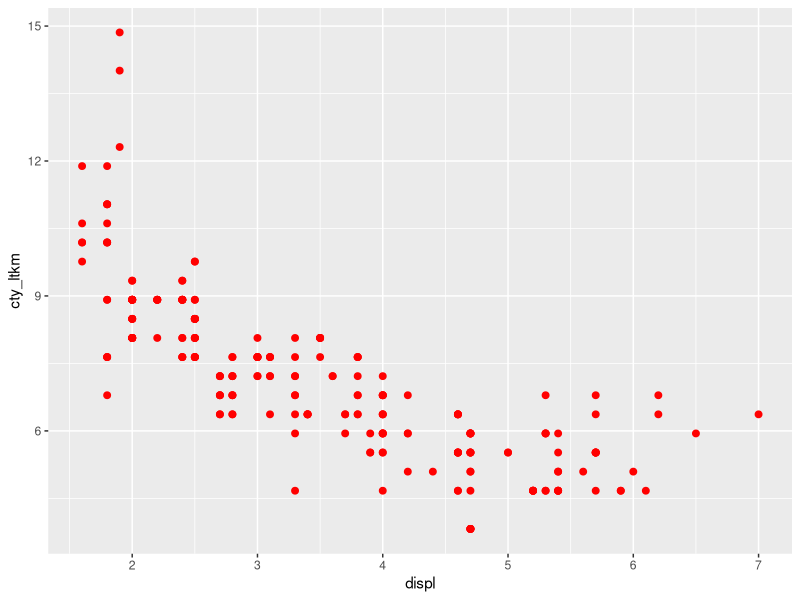
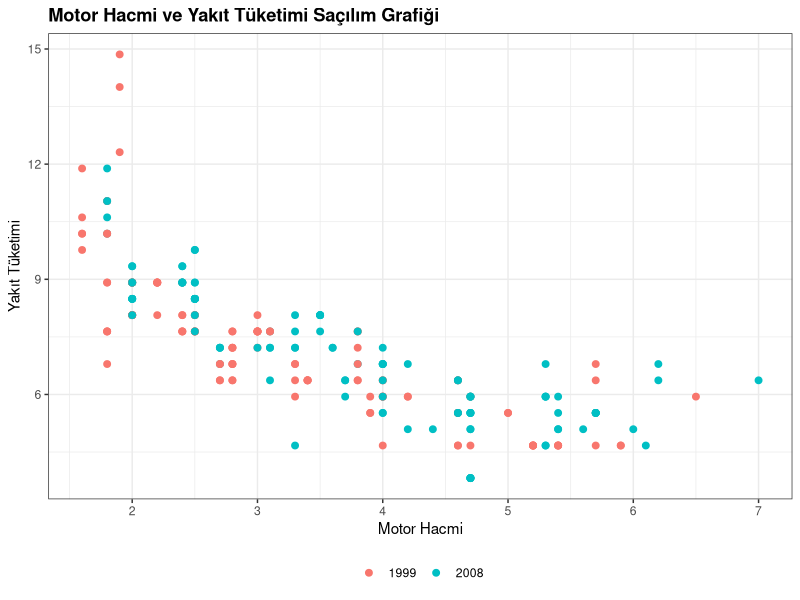
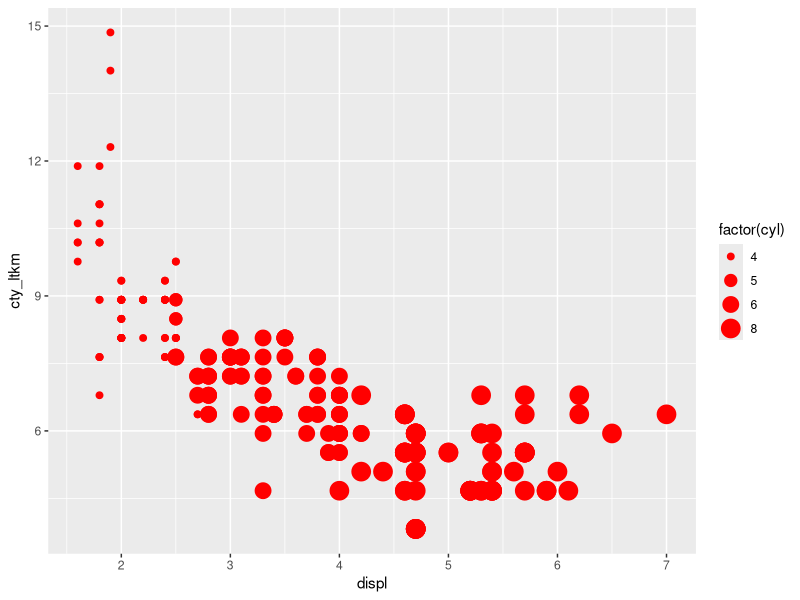
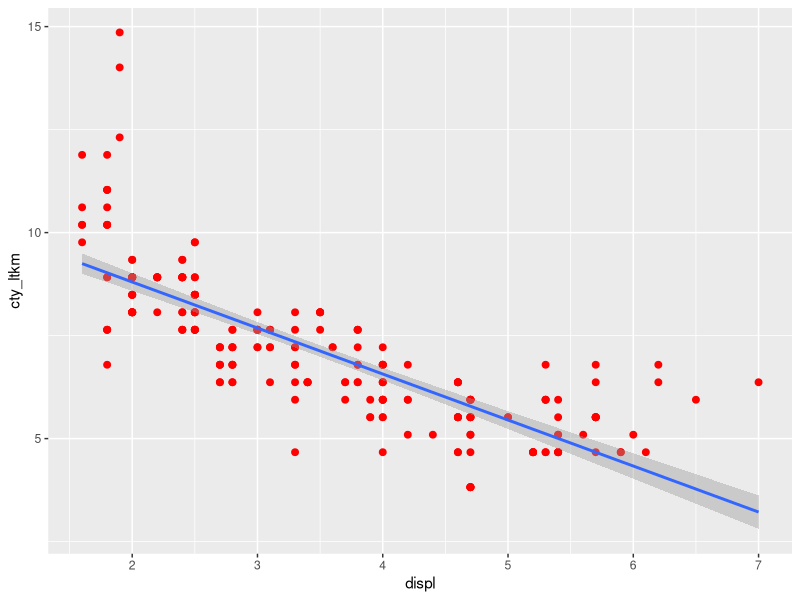
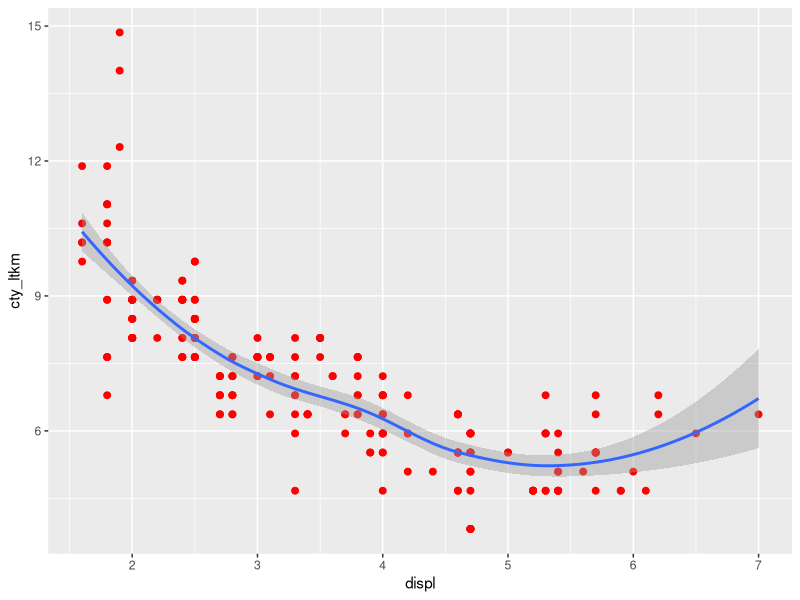
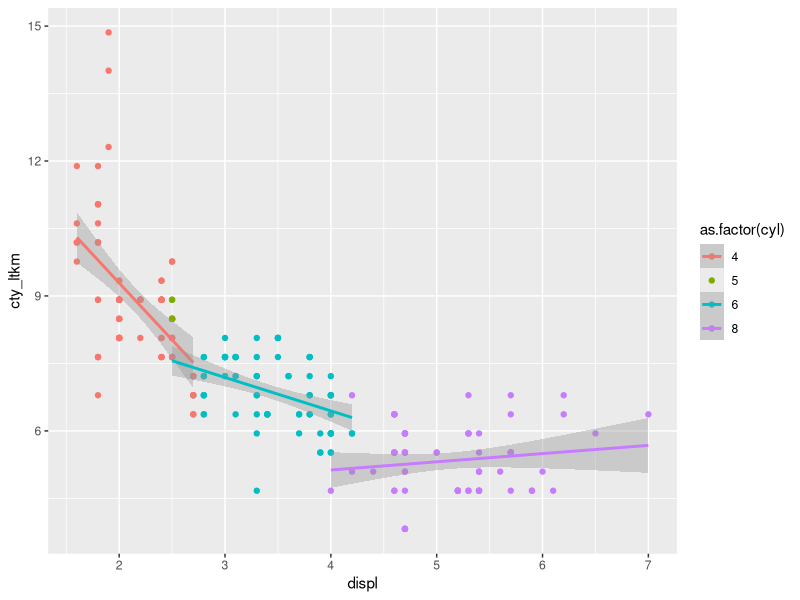
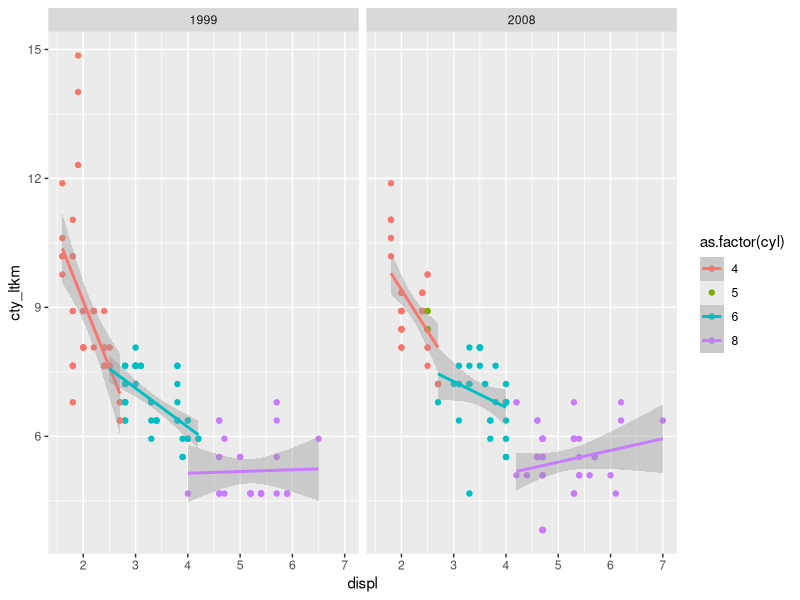
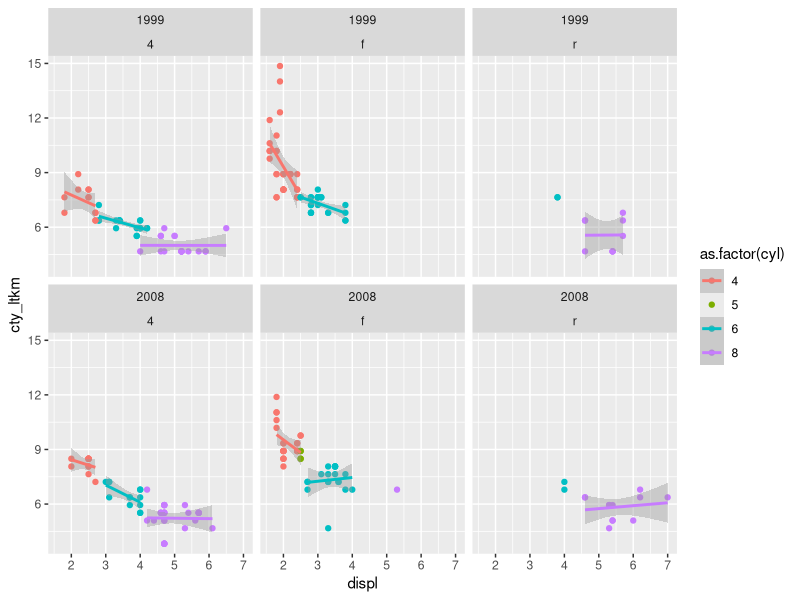

Generate these figures, in order, with R:
## ---- chunk 1

library(ggplot2)
library(dplyr)

# Bir önceki bölümde üretilen yeni değişkenleri mpg veri setine yine ekleyelim.

# litre başına km hesaplama
galonmil_to_ltkm <- function(x){
  
  km <- x * 1.609/3.79
  return(km)
}

df <- mpg
df$cty_ltkm <- galonmil_to_ltkm(df$cty)
df$hwy_ltkm <- galonmil_to_ltkm(df$hwy)

p1 <- ggplot(df,aes(x=displ,y=cty_ltkm)) +
  geom_point(size=2,color="red")
p1

# gruplar düzeyinde grafiği çizdirme
p2 <- ggplot(df,aes(x=displ,y=cty_ltkm,colour=as.factor(year))) +
  geom_point(size=2) +
  # grafiğe başlık ekleme
  ggtitle("Motor Hacmi ve Yakıt Tüketimi Saçılım Grafiği") +
  #eksenleri isimlendirme
  xlab("Motor Hacmi") + 
  ylab("Yakıt Tüketimi")+
  theme_bw() + # tema değiştirme
  theme(legend.position = "bottom",  # gruplama değişkeninin poziyounun değiştirme
        plot.title = element_text(face = "bold"), # kalın başlık
        legend.title = element_blank()) # grup başlığını kaldırma
p2  

ggplot(df,aes(x=displ,y=cty_ltkm)) +
  geom_point(aes(size=factor(cyl)),color="red")

# grafiğe model eğrisi ekleme
p1 + geom_smooth(method = lm, se = TRUE)
p1 + geom_smooth(method = loess, se = TRUE)

# grup düzeyinde model eğrileri ve saçılım grafiği
p3 <- df %>% 
  ggplot(aes(x=displ,y=cty_ltkm,color=as.factor(cyl))) +
  geom_point()  + 
  geom_smooth(method = lm, se = TRUE)
p3

# grup ve yıl düzeyinde model eğrileri ve saçılım grafiği
p3 + facet_wrap(~ year)
p3 + facet_wrap(~ year+drv)
p3 + facet_grid(drv ~ year) # eksen aralıkları sabit
p3 + facet_grid(drv ~ year,scales = "free") # eksen aralıkları değişken

## ---- chunk 2

economics
summary(economics)

p4 <- economics %>% 
  ggplot(aes(x=date,y=pce)) +
  geom_line(color="blue") +
  theme_minimal() +
  labs(x = "",
       y = "Personal Consumption Expenditures",
       title = "Personal Consumption Expenditures Time Series",
       caption = "Economics Data",
       subtitle = "Economics Data (1967-2015)")
p4

# zaman eksenini ayarlama
p4 + 
  scale_x_date(date_breaks = "1 year", date_labels = "%Y") +
  theme(axis.text.x = element_text(angle = 45), legend.position = "top")

p4 + 
  scale_x_date(date_breaks = "2 year", date_labels = "%Y",expand = c(0,0)) +
  theme(axis.text.x = element_text(angle = 45), legend.position = "top")

# çizgi türü değiştirilebilir
economics %>% 
  ggplot(aes(x=date,y=pce)) +
  geom_line(linetype = "dashed", size = 1, colour = "blue")

economics %>% 
  ggplot(aes(x=date,y=pce)) +
  geom_line(linetype = "dotted", size = 2, colour = "blue")

# zaman grafiğine noktalar ekleme
economics %>% 
  filter(lubridate::year(date) >= 2010) %>% 
  ggplot(aes(x=date,y=pce)) +
  geom_line()+
  geom_point(size = 3, shape= 7, colour = "red")

# gölgeli zaman grafiği
economics %>% 
  ggplot(aes(x=date,y=pce)) +
  geom_area(color="blue",fill="red",alpha=0.6) +
  # y ekseni aralıklarını ayarlama
  scale_y_continuous(breaks = seq(0, max(economics$pce), by = 1000))

economics %>% 
  ggplot(aes(x=date,y=uempmed )) +
  geom_area(color="blue",fill="red",alpha=0.5) +
  theme_light()

# çoklu zaman serisi grafiği
economics_long

# serilerin ölçekleri farklı 
economics_long %>% 
  ggplot(aes(x=date,y=value,color=variable))+
  geom_line()

economics_long %>% 
  ggplot(aes(x=date,y=value))+
  geom_line() +
  facet_wrap(~variable,scales = "free_y")

economics_long %>% 
  ggplot(aes(x=date,y=value))+
  geom_line() +
  facet_wrap(~variable,scales = "free_y")+
  scale_y_log10() # y eksenlerinin logatirması alınır

## ---- chunk 3

diamonds
glimpse(diamonds)
summary(diamonds)

# sıklık durumunu görselleştirme
ggplot(diamonds, aes(cut)) +
  geom_bar()

ggplot(diamonds, aes(cut, fill = color)) +
  geom_bar(position = position_dodge()) + 
  xlab("Pirlanta kaliteleri") + 
  ylab("Gozlenme Sikliklari")

ggplot(diamonds, aes(x=cut, y=carat,fill = color)) +
  geom_bar(stat = "identity") 

ggplot(diamonds, aes(x=cut, y=carat,fill = color)) +
  # fill ile oransal olarak gösterim yapılır
  geom_bar(stat = "identity",position = "fill") 


ggplot(diamonds, aes(x=cut,y=carat, fill = color)) +
  geom_col() # y ekseni toplanarak yığılmış

ggplot(diamonds, aes(x=cut,y=carat,, fill = color)) +
  geom_col(position = "dodge") # y ekseni değerleri

ggplot(diamonds, aes(x=cut,y=carat, fill = color)) +
  geom_col(position = "stack")
## ---- chunk 4

ggplot(diamonds, aes(price)) +
  geom_histogram()

ggplot(diamonds, aes(price)) +
  geom_histogram(binwidth = 1000,fill = "green")

ggplot(diamonds, aes(price)) +
  geom_density()

ggplot(diamonds, aes(price)) +
  geom_density(alpha = .3, fill = "blue")

ggplot(diamonds, aes(price)) +
  geom_histogram(aes(y = ..density..),fill = "red") +
  geom_density(size=1,fill = "blue")

ggplot(diamonds, aes(price)) +
  geom_histogram() + 
  facet_wrap( ~ cut ,scales = "free" )

ggplot(diamonds, aes(price)) +
  geom_histogram() + 
  facet_grid(cut ~ color,scales = "free" )

ggplot(diamonds, aes(x=price,fill=cut)) +
  geom_density(alpha=.3)

# boxplot
ggplot(diamonds, aes(x=price)) +
  geom_boxplot()

# boxplot'a ortalama eklemek
ggplot(diamonds, aes(x=cut,y=price)) +
  geom_boxplot(color="blue")+
  stat_summary(fun = "mean", geom = "point", shape = 5, size = 3)
